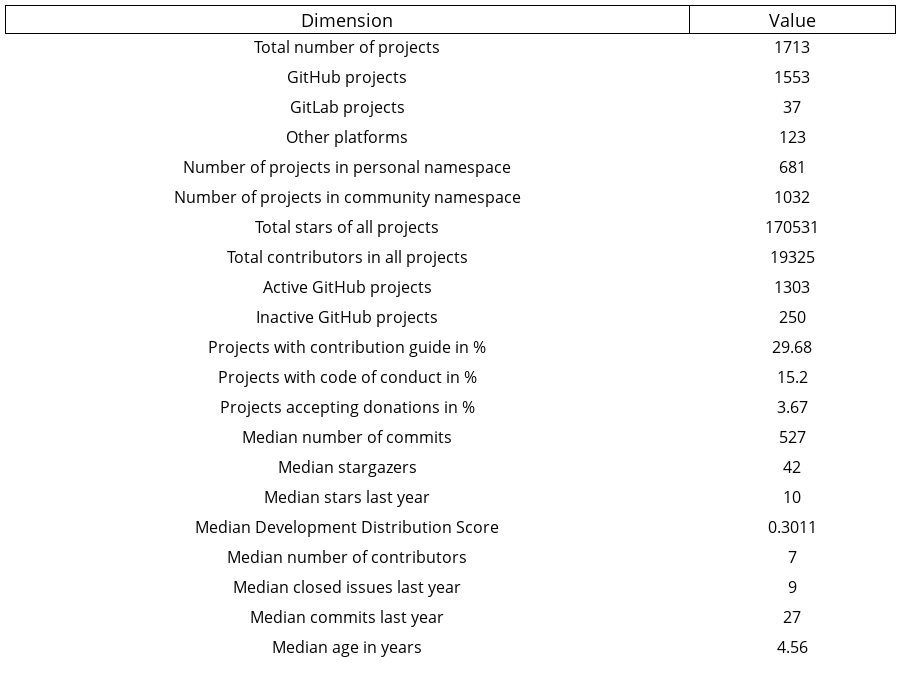

Notebook source saved alongside this figure:
### Code cell
fig = go.Figure(
    data=[
        go.Table(
            columnwidth=[100, 30],
            header=dict(
                values=["Dimension", "Value"],
                line_color="#000000",
                fill_color="#ffffff",
                font_size=18,
            ),
            cells=dict(
                fill_color="#ffffff",
                line_color="#ffffff",
                font_size=16,
                height=30,
                values=[
                    [
                        "Total number of projects",
                        "GitHub projects",
                        "GitLab projects",
                        "Other platforms",
                        "Number of projects in personal namespace",
                        "Number of projects in community namespace",
                        "Total stars of all projects",
                        "Total contributors in all projects",
                        "Active GitHub projects",
                        "Inactive GitHub projects",
                        "Projects with contribution guide in %",
                        "Projects with code of conduct in %",
                        "Projects accepting donations in %",
                        "Median number of commits",
                        "Median stargazers",
                        "Median stars last year",
                        "Median Development Distribution Score",
                        "Median number of contributors",
                        "Median closed issues last year",
                        "Median commits last year",
                        "Median age in years",
                    ],
                    [
                        df_raw["project_name"].count(),
                        df_raw["platform"].value_counts()["github"],
                        df_raw["platform"].value_counts()["gitlab"],
                        df_raw["platform"].value_counts()["custom"],
                        df_raw["project_name"].count() - df_raw["organization"].count(),
                        df_raw["organization"].count(),
                        df_raw["stargazers_count"].sum(),
                        df_raw["contributors"].sum(),
                        df_raw["project_active"].value_counts()[True],
                        df_raw["project_active"].value_counts()[False],
                        round(
                            df_raw["contribution_guide"].value_counts(normalize=True)[
                                True
                            ]
                            * 100,
                            2,
                        ),
                        round(
                            df_raw["code_of_conduct"].value_counts(normalize=True)[True]
                            * 100,
                            2,
                        ),
                        round(
                            df_raw["accepts_donations"].value_counts(normalize=True)[
                                True
                            ]
                            * 100,
                            2,
                        ),
                        df_raw["total_number_of_commits"].median(),
                        df_raw["stargazers_count"].median(),
                        df_raw["stars_last_year"].median(),
                        round(df_raw["development_distribution_score"].median(), 4),
                        df_raw["contributors"].median(),
                        df_raw["issues_closed_last_year"].median(),
                        df_raw["total_commits_last_year"].median(),
                        round(df_raw["project_age_in_years"].median(), 2),
                    ],
                ],
            ),
        )
    ]
)


fig["layout"].update(margin=dict(l=5, r=5, b=0, t=5))
fig.update_layout(height=700, dragmode=False)
config = {
  'toImageButtonOptions': {
    'format': 'svg', # one of png, svg, jpeg, webp
  },
  'responsive':'true'
}
fig.show(config=config)

### Figure 1 — Plotly figure (JSON) as saved in the notebook; plotly's stock layout.template omitted (floating-point values rounded to 4 significant figures)
{"data": [{"cells": {"fill": {"color": "#ffffff"}, "font": {"size": 16}, "height": 30, "line": {"color": "#ffffff"}, "values": [["Total number of projects", "GitHub projects", "GitLab projects", "Other platforms", "Number of projects in personal namespace", "Number of projects in community namespace", "Total stars of all projects", "Total contributors in all projects", "Active GitHub projects", "Inactive GitHub projects", "Projects with contribution guide in %", "Projects with code of conduct in %", "Projects accepting donations in %", "Median number of commits", "Median stargazers", "Median stars last year", "Median Development Distribution Score", "Median number of contributors", "Median closed issues last year", "Median commits last year", "Median age in years"], [1713, 1553, 37, 123, 681, 1032, 170531, 19325, 1303, 250, 29.68, 15.2, 3.67, 527, 42, 10, 0.3011, 7, 9, 27, 4.56]]}, "columnwidth": [100, 30], "header": {"fill": {"color": "#ffffff"}, "font": {"size": 18}, "line": {"color": "#000000"}, "values": ["Dimension", "Value"]}, "type": "table"}], "layout": {"dragmode": false, "height": 700, "margin": {"b": 0, "l": 5, "r": 5, "t": 5}}}
